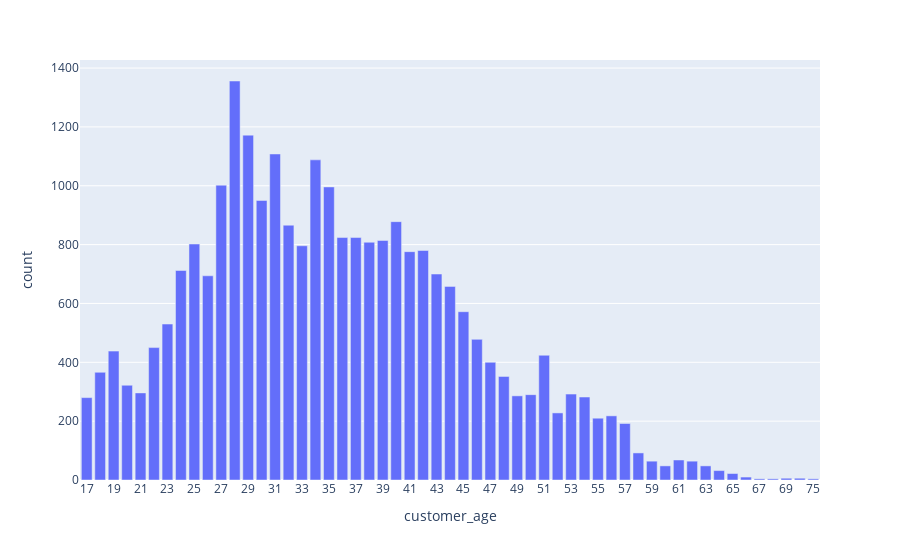

This figure's notebook cell:
### Markdown cell above
### Plotly

### Code cell
px.bar(
    customer_count_df.with_columns(pl.col("customer_age").cast(pl.Utf8)),
    x="customer_age",
    y="count",
)

### Figure 1 — Plotly figure (JSON) as saved in the notebook; plotly's stock layout.template omitted (floating-point values rounded to 4 significant figures)
{"data": [{"alignmentgroup": "True", "hovertemplate": "customer_age=%{x}<br>count=%{y}<extra></extra>", "legendgroup": "", "marker": {"color": "#636efa", "pattern": {"shape": ""}}, "name": "", "offsetgroup": "", "orientation": "v", "showlegend": false, "textposition": "auto", "type": "bar", "x": ["17", "18", "19", "20", "21", "22", "23", "24", "25", "26", "27", "28", "29", "30", "31", "32", "33", "34", "35", "36", "37", "38", "39", "40", "41", "42", "43", "44", "45", "46", "47", "48", "49", "50", "51", "52", "53", "54", "55", "56", "57", "58", "59", "60", "61", "62", "63", "64", "65", "66", "67", "68", "69", "72", "75"], "xaxis": "x", "y": [280, 366, 438, 322, 296, 450, 530, 712, 802, 694, 1002, 1356, 1172, 950, 1108, 866, 796, 1088, 996, 824, 824, 808, 814, 878, 776, 780, 700, 658, 572, 478, 400, 352, 286, 290, 424, 228, 292, 282, 210, 218, 192, 92, 64, 48, 68, 64, 48, 32, 22, 10, 4, 4, 6, 6, 4], "yaxis": "y"}], "layout": {"barmode": "relative", "legend": {"tracegroupgap": 0}, "margin": {"t": 60}, "xaxis": {"anchor": "y", "domain": [0, 1], "title": {"text": "customer_age"}}, "yaxis": {"anchor": "x", "domain": [0, 1], "title": {"text": "count"}}}}
